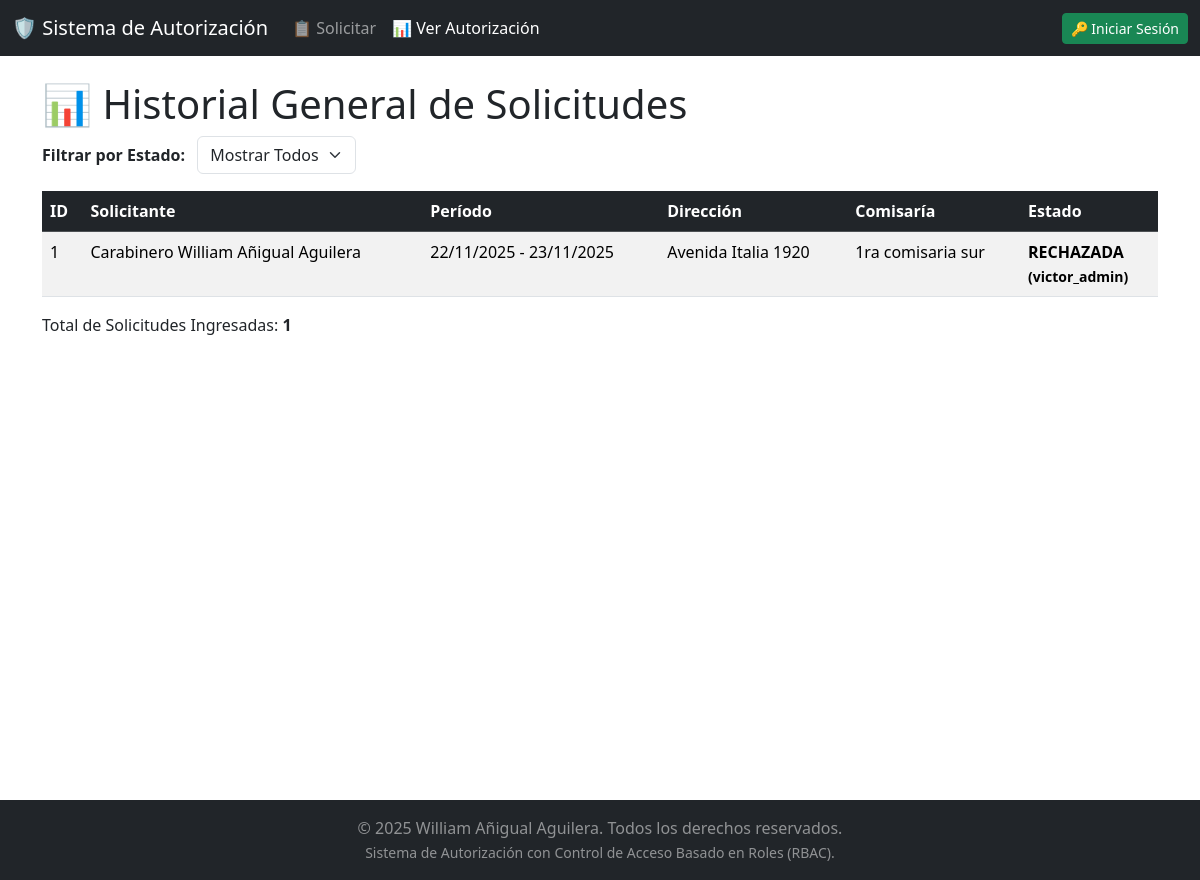
The app's page /solicitudes with its own data.
### app.py (models this page shows)
class SolicitudDB(db.Model):
    id = db.Column(db.Integer, primary_key=True)
    solicitante = db.Column(db.String(100), nullable=False)
    fecha_inicio_str = db.Column(db.String(10), nullable=False) # Formato YYYY-MM-DD
    fecha_fin_str = db.Column(db.String(10), nullable=False)
    direccion = db.Column(db.String(200))
    comisaria_cercana = db.Column(db.String(100))
    contacto = db.Column(db.String(50))
    estado = db.Column(db.String(15), default="PENDIENTE")
    autorizador = db.Column(db.String(80), nullable=True)
    def get_fecha_inicio(self):
        return datetime.strptime(self.fecha_inicio_str, '%Y-%m-%d').strftime('%d/%m/%Y')
    def get_fecha_fin(self):
        return datetime.strptime(self.fecha_fin_str, '%Y-%m-%d').strftime('%d/%m/%Y')

### app.py (the view)
@app.route('/solicitudes')
def lista_general_solicitudes():
    solicitudes = SolicitudDB.query.all()
    return render_template('principal.html', solicitudes=solicitudes, current_user=current_user)

### templates/principal.html (shortened to what this page needs)
<!DOCTYPE html>
<html lang="es">
<head>
    <link href="https://cdn.jsdelivr.net/npm/bootstrap@5.3.3/dist/css/bootstrap.min.css"
          rel="stylesheet">
    <link rel="stylesheet" href="{{ url_for('static', filename='styles.css') }}">
</head>
<body>
    <div class="wrapper">
        <nav class="navbar navbar-expand-lg navbar-dark bg-dark">
            <div class="container-fluid">
                <a class="navbar-brand" href="/solicitudes">🛡️ Sistema de Autorización</a>
                <div class="collapse navbar-collapse" id="navbarNav">
                    <ul class="navbar-nav me-auto mb-2 mb-lg-0">
                        <li class="nav-item"><a class="nav-link" href="/">📋 Solicitar</a></li>
                        <li class="nav-item"><a class="nav-link active" href="/solicitudes">📊 Ver Autorización</a></li>
                    </ul>
                    <ul class="navbar-nav">
                        {% if current_user.is_authenticated %}
                        <li class="nav-item"><span class="nav-link text-white">Hola, {{ current_user.username }}</span></li>
                        <li class="nav-item"><a class="btn btn-danger btn-sm ms-2" href="/logout">🚪 Cerrar Sesión</a></li>
                        {% else %}
                        <li class="nav-item"><a class="btn btn-success btn-sm" href="/login">🔑 Iniciar Sesión</a></li>
                        {% endif %}
                    </ul>
                </div>
            </div>
        </nav>
        <div class="content container py-4">
            <h1>📊 Historial General de Solicitudes</h1>
            <div class="controls mb-3">
                <label for="filterStatus" class="form-label fw-bold me-2">Filtrar por Estado:</label>
                <select id="filterStatus" onchange="filterTable()" class="form-select d-inline-block w-auto">
                    <option value="ALL">Mostrar Todos</option>
                </select>
            </div>
            <div class="table-responsive">
                <table id="solicitudesTable" class="table table-striped table-hover">
                    <thead class="table-dark">
                        <tr>
                            <th onclick="sortTable(0)">ID</th>
                            <th onclick="sortTable(1)">Solicitante</th>
                            <th onclick="sortTable(2)">Período</th>
                            <th onclick="sortTable(3)">Dirección</th>
                            <th onclick="sortTable(4)">Comisaría</th>
                            <th onclick="sortTable(5)">Estado</th>
                        </tr>
                    </thead>
                    <tbody>
                        {% for sol in solicitudes %}
                        <tr data-status="{{ sol.estado }}">
                            <td>{{ sol.id }}</td>
                            <td>{{ sol.solicitante }}</td>
                            <td>{{ sol.get_fecha_inicio() }} - {{ sol.get_fecha_fin() }}</td>
                            <td>{{ sol.direccion }}</td>
                            <td>{{ sol.comisaria_cercana }}</td>
                            <td class="estado-{{ sol.estado }}">
                                {{ sol.estado }}
                                {% if sol.autorizador %}
                                    <br><small>({{ sol.autorizador }})</small>
                                {% endif %}
                            </td>
                        </tr>
                        {% endfor %}
                    </tbody>
                </table>
            </div>
            <p>Total de Solicitudes Ingresadas: <strong>{{ solicitudes | length }}</strong></p>
        </div>
    </div> {% include 'footer.html' %}
</body>
</html>

### templates/footer.html (shortened to what this page needs)
<footer class="bg-dark text-white-50 py-3 mt-auto">
    <div class="container text-center">
        <p class="mb-0">
            &copy; 2025 William Añigual Aguilera. Todos los derechos reservados.
            <br>
            <small>Sistema de Autorización con Control de Acceso Basado en Roles (RBAC).</small>
        </p>
    </div>
</footer>

### static/styles.css (style rules this page uses)
html, body { height: 100%; margin: 0; }
.wrapper { min-height: 100vh; display: flex; flex-direction: column; }
.content { flex-grow: 1; }

### templates/principal.html (style rules this page uses)
.estado-RECHAZADA { color: red; font-weight: bold; }

### records on screen
SolicitudDB: id "1", solicitante "Carabinero William Añigual Aguilera", get_fecha_inicio "22/11/2025", get_fecha_fin "23/11/2025", direccion "Avenida Italia 1920", comisaria_cercana "1ra comisaria sur", estado "RECHAZADA", autorizador "victor_admin"

### other values on screen
{{ solicitudes | length }} "1"
